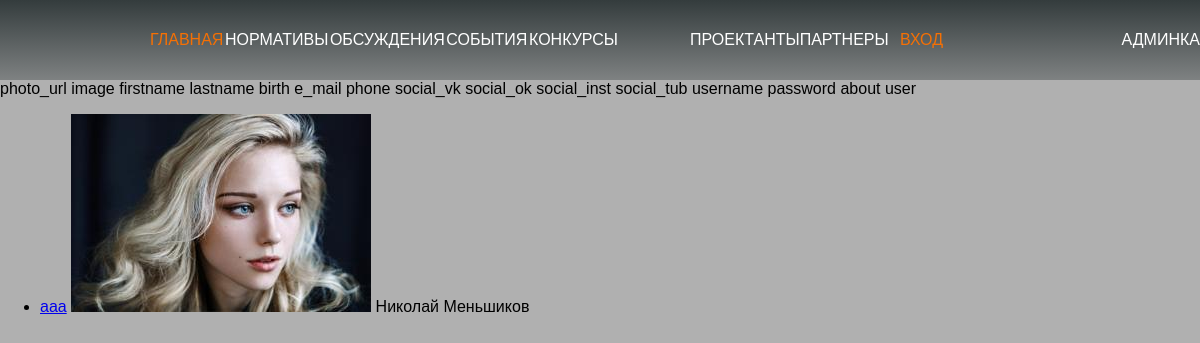
The page /partners/ on the database its author committed.
### loginuser/models.py (models this page shows, shortened)
class UserProfile(models.Model):
    photo_url = models.CharField('Ссылка на фото',max_length=256, blank=True)
    image = models.ImageField('Изображение', upload_to=f'{APP_NAMES.USER_PROFILE}/image', blank=True)
    firstname = models.CharField('Имя', max_length=len_fields, blank=True)
    lastname = models.CharField('Фамилия', max_length=len_fields, blank=True)
    birth = models.DateField('Дата рождения', blank=True)
    e_mail = models.CharField('Почта', max_length=len_fields, blank=True)
    phone = models.BigIntegerField('Телефон', blank=True)
    purpose = models.CharField('Роль',max_length=10, blank=True)
    social_vk = models.CharField('Вконтакте', max_length=len_fields, blank=True)
    social_ok = models.CharField('Одноклассники', max_length=len_fields, blank=True)
    social_inst = models.CharField('Инста', max_length=len_fields, blank=True)
    social_tube = models.CharField('Видео', max_length=len_fields, blank=True)
    username = models.CharField('Логин', max_length=len_fields, blank=True)
    password = models.CharField('Пароль', max_length=len_fields, blank=True)
    about = models.TextField('Описание', blank=True)
    user = models.OneToOneField(User, on_delete=models.CASCADE)
    class Meta:
        verbose_name = APP_NAMES.USER_PROFILE
        verbose_name_plural = VERBOSE_APP_NAMES.USER_PROFILE

### partners/views.py (the view)
# urls.py: path('', views.partnersView, name=views.app_name),
def partnersView(request):
    UserProfile.objects.all().filter(Q(purpose='sailor') | Q(purpose='3d_maker'))
    users = UserProfile.objects.all().filter(Q(purpose='sailor') | Q(purpose='3d_maker'))
    if users:
        return render(request, f'{app_name}/{app_name}.html',{'users':users, 'page_name':verbose_name,'page_style':verbose_name})
    else:
        return redirect(request,APP_NAMES.HOME)

### partners/templates/partners/partners.html (shortened to what this page needs)
<!DOCTYPE html>
{% extends 'base.html' %}
{% block content %}
{% load static %}
<main>
    <p>photo_url image firstname lastname birth e_mail phone social_vk social_ok social_inst social_tub username password about user</p>
    {% if users %}
        <ul class="thumbs">
        {% for user in users %}
            <li class="thumb__block">
                <a class="tmb_date" href="{% url 'artists' user.username %}">{{ user.username }}</a>
                <img src="{{ user.image.url }}" alt="" class="my_image hero__my_image">
                <span class="tmb_title">{{ user.firstname }}</span>
                <span class="tmb_desc" >{{ user.lastname }}</span>
            </li>
        {% endfor %}
        </ul>
    {% endif %}
</main>
{% endblock %}

### static/base/css/style.css (style rules this page uses)
* { font-family: Arial, Helvetica, sans-serif }
body { margin: 0; padding: 0; background: #b0b0b0; }
h1, h2, h3, h4, h5, h6, p { margin: 0; }
body { padding:0; margin:0; }

### rows shown on the page
UserProfile: username "aaa", image (picture), firstname "Николай", lastname "Меньшиков"
